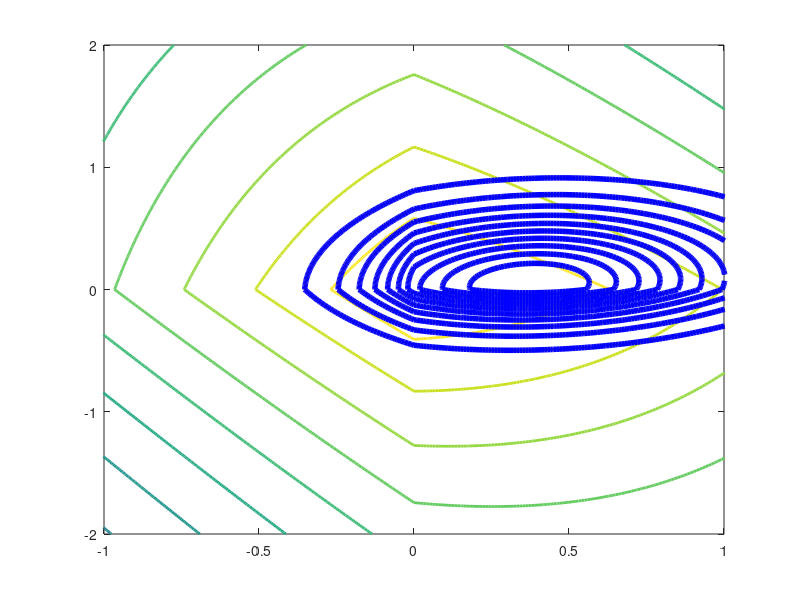

This figure's MATLAB source: (Note: this script raises an error after producing the figure.)
x=(rand(10,2)*2-1);
b=rand(2,1);
y=x*b+rand(10,1)*.3;
lambda=1.5;

px1=-2:.01:2;
px2=-2:.01:2;
[PX1,PX2]=meshgrid(px1,px2);

PY=cell(1,10);
TPY=zeros(size(PX1));
for i=1:10
    PY{i}=(y(i)-x(i,1).*PX1-x(i,2).*PX2).^2+...
        lambda*abs(PX1)/10+lambda*abs(PX2)/10;
    TPY=TPY+PY{i};
end
TTPY=zeros(size(PX1));
for i=1:10
    TTPY=TTPY+PY{i};
    contour(PX1,PX2,exp(-PY{i} ),'LineWidth',2)
    hold on
    contour(PX1,PX2,exp(-TTPY),'LineWidth',2)
    contour(PX1,PX2,exp(-TPY),'b','LineWidth',4)
    axis([-1,1,-2,2]);
    hold off
    M(i)=getframe;
%     pause(1);
end
w=zeros(2,100);
eta=0.1;
u=0;
q=0;
for i=1:99
    # parallel map
    n=size(x,1);
    id=randi(n,1,1);
    tx=x(id,:);
    ty=y(id);
    u=u+lambda*eta/n;
    grad=2*(tx'*tx*w(:,i)-ty.*tx');
    w(:,i+1)=global_w(:,i)-eta*grad;
    z=w(:,i+1);
    w(:,i+1)=max(0,w(:,i+1)-(u+global_q))...
        -max(0,-w(:,i+1)-(u-global_q));
    q=global_q+(w(:,i+1)-z);
	#deltaw=w(:,i+1)-w(:,i)
	#deltaq=q-q
	# finish parallel
	#dw,dq=reduce(deltaw, deltaq, a+b)/num_node
	# master
	#global_w=global_w+dw
	#global_q=global_q+dq
	
	# plot
    contour(PX1,PX2,exp(-PY{id})*10,'LineWidth',2)
    hold on
    contour(PX1,PX2,exp(-TPY),'LineWidth',4)
    plot(w(1,1:i),w(2,1:i),'r','LineWidth',2);
    plot(w(1,i:i+1),w(2,i:i+1),'g','LineWidth',4);
    axis([-1,1,-2,2]);
    hold off
    M(i)=getframe;
    if i<=0 
        pause;
    else
%         pause(1);
    end
end